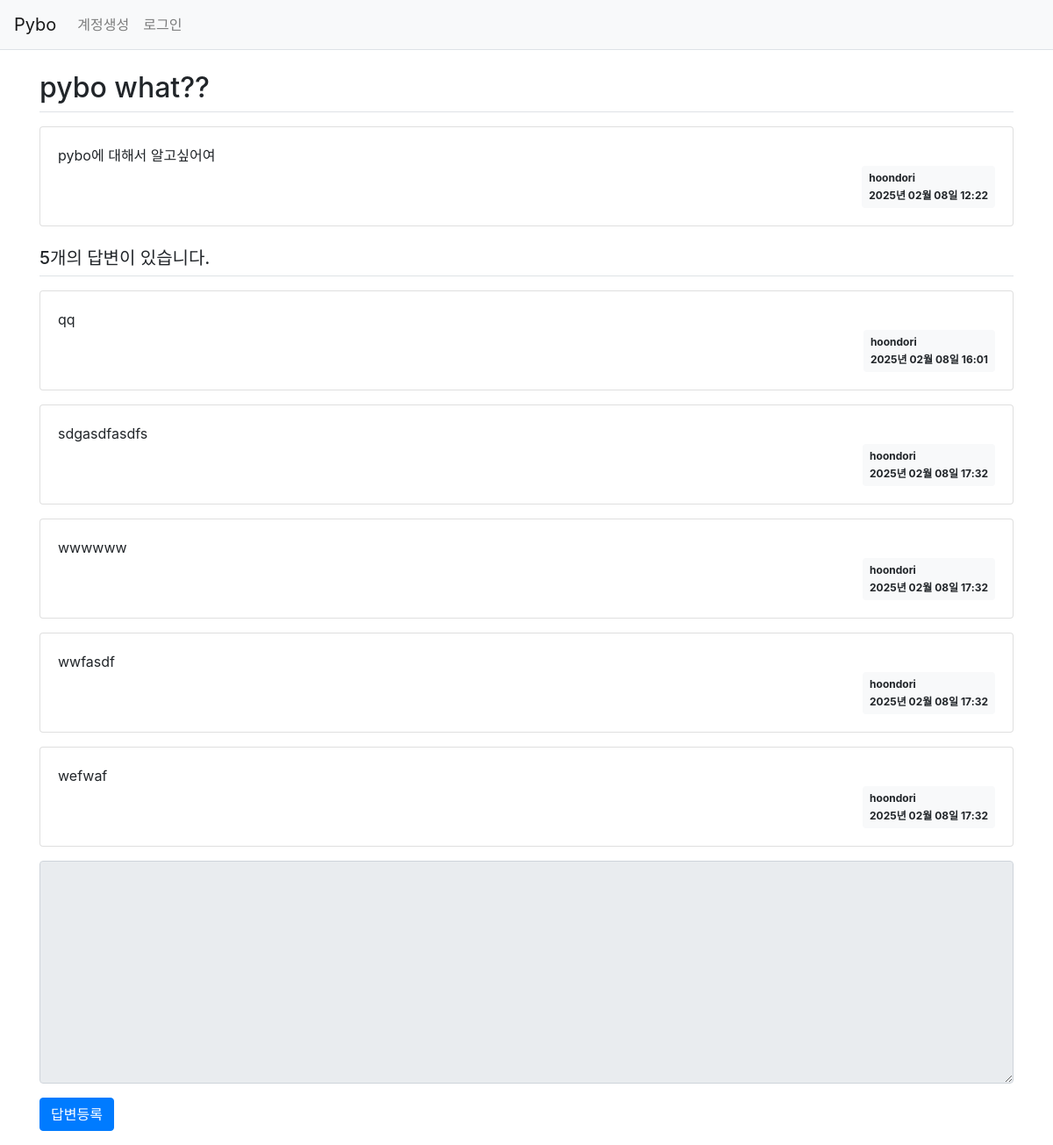
Screenshot of /question/detail/1 with the database file from the repository.
### pybo/models.py (models this page shows)
class Question(db.Model):
    id = db.Column(db.Integer, primary_key=True)
    subject = db.Column(db.String(200), nullable=False)
    content = db.Column(db.Text(), nullable=False)
    create_date = db.Column(db.DateTime(), nullable=False)
    user_id = db.Column(db.Integer, db.ForeignKey('user.id', ondelete='CASCADE'), nullable=False)
    user = db.relationship('User', backref=db.backref('question_set'))
    modify_date = db.Column(db.DateTime(), nullable=True)

class User(db.Model):
    id = db.Column(db.Integer, primary_key=True)
    username = db.Column(db.String(150), unique=True, nullable=False)
    password = db.Column(db.String(200), nullable=False)
    email = db.Column(db.String(120), unique=True, nullable=False)

class Answer(db.Model):
    id = db.Column(db.Integer, primary_key=True)
    question_id = db.Column(db.Integer, db.ForeignKey('question.id', ondelete='CASCADE'))
    question = db.relationship('Question', backref=db.backref('answer_set'))
    content = db.Column(db.Text(), nullable=False)
    create_date = db.Column(db.DateTime(), nullable=False)
    user_id = db.Column(db.Integer, db.ForeignKey('user.id', ondelete='CASCADE'), nullable=False)
    user = db.relationship('User', backref=db.backref('answer_set'))
    modify_date = db.Column(db.DateTime(), nullable=True)

### pybo/views/question_views.py (the view)
@bp.route("/detail/<int:question_id>")
def detail(question_id):
    form = AnswerForm()
    question = Question.query.get_or_404(question_id)
    return render_template('question/question_detail.html', question=question, form=form)

### pybo/forms.py
class AnswerForm(FlaskForm):
    content = TextAreaField('내용', validators=[DataRequired("내용을 채워!")])

### pybo/filter.py (called while the page is built)
def format_datetime(value, fmt='%Y년 %m월 %d일 %H:%M'):
    return value.strftime(fmt)

### pybo/views/auth_views.py (called while the page is built)
@bp.before_app_request
def load_logged_in_user():
    user_id = session.get('user_id')
    if user_id is None:
        g.user = None
    else:
        g.user = User.query.get(user_id)

### pybo/templates/question/question_detail.html (shortened to what this page needs)
{% extends 'base.html' %}
{% block content %}
<div class="container my-3">
    <h2 class="border-bottom py-2">{{ question.subject }}</h2>
    <div class="card my-3">
        <div class="card-body">
            <div class="card-text" style="white-space: pre-line;">{{ question.content }}</div>
            <div class="d-flex justify-content-end">
                <div class="badge badge-light p-2 text-left">
                    <div class="mb-2">{{ question.user.username }} </div>
                    <div>{{ question.create_date|datetime }}</div>
                </div>
            </div>
        </div>
    </div>
    <h5 class="border-bottom my-3 py-2">{{ question.answer_set|length }}개의 답변이 있습니다.</h5>
    {% for answer in question.answer_set %}
    <div class="card my-3">
        <div class="card-body">
            <div class="card-text" style="white-space: pre-line;">{{ answer.content }}</div>
            <div class="d-flex justify-content-end">
                <div class="badge badge-light p-2 text-left">
                    <div class="mb-2">{{ question.user.username }} </div>
                    <div>{{ answer.create_date|datetime }}</div>
                </div>
            </div>
        </div>
    </div>
    {% endfor %}
    <form action="{{ url_for('answer.create', question_id=question.id) }}" method="post" class="my-3">
        <div class="form-group">
            <textarea {% if not g.user %}disabled{% endif %} name="content" id="content" class="form-control" rows="10"></textarea>
        </div>
        <input type="submit" value="답변등록" class="btn btn-primary">
    </form>
</div>
{% endblock %}

### pybo/templates/base.html (shortened to what this page needs)
<!doctype html>
<html lang="ko">
<head>
    <link rel="stylesheet" href="{{ url_for('static', filename='bootstrap.min.css') }}">
    <link rel="stylesheet" href="{{ url_for('static', filename='style.css') }}">
</head>
{% include "navbar.html" %}
<body>
{% block content %}
{% endblock %}
</body>
</html>

### pybo/templates/navbar.html (shortened to what this page needs)
<nav class="navbar navbar-expand-lg navbar-light bg-light border-bottom">
    <a class="navbar-brand" href="{{ url_for('main.index') }}">Pybo</a>
    <div class="collapse navbar-collapse flex-grow-0" id="navbarNav">
        {% if g.user %}
        <ul class="navbar-nav">
            <li class="nav-item ">
                <a class="nav-link" href="{{ url_for('auth.logout') }}">{{ g.user.username }} (로그아웃)</a>
            </li>
        </ul>
        {% else %}
        <ul class="navbar-nav">
            <li class="nav-item ">
                <a class="nav-link" href="{{ url_for('auth.signup') }}">계정생성</a>
            </li>
            <li class="nav-item ">
                <a class="nav-link" href="{{ url_for('auth.login') }}">로그인</a>
            </li>
        </ul>
        {% endif %}
    </div>
</nav>

### rows the page displays
Question: subject "pybo what??", content "pybo에 대해서 알고싶어여", create_date "2025년 02월 08일 12:22"
User: user.username "hoondori"
Answer: content "qq", create_date "2025년 02월 08일 16:01"
Answer: content "sdgasdfasdfs", create_date "2025년 02월 08일 17:32"
Answer: content "wwwwww", create_date "2025년 02월 08일 17:32"
Answer: content "wwfasdf", create_date "2025년 02월 08일 17:32"
Answer: content "wefwaf", create_date "2025년 02월 08일 17:32"

### other values shown
{{ question.answer_set|length }} "5"
